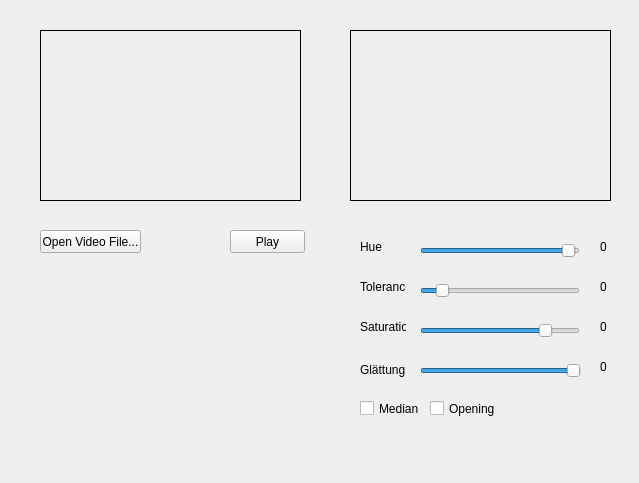
<?xml version="1.0" encoding="UTF-8"?>
<ui version="4.0">
 <class>VideoPlayer</class>
 <widget class="QMainWindow" name="VideoPlayer">
  <property name="geometry">
   <rect>
    <x>0</x>
    <y>0</y>
    <width>639</width>
    <height>483</height>
   </rect>
  </property>
  <property name="windowTitle">
   <string>VideoPlayer</string>
  </property>
  <widget class="QWidget" name="centralWidget">
   <widget class="VideoWidget" name="inputFrame">
    <property name="geometry">
     <rect>
      <x>40</x>
      <y>30</y>
      <width>261</width>
      <height>171</height>
     </rect>
    </property>
    <property name="frameShape">
     <enum>QFrame::Box</enum>
    </property>
    <property name="text">
     <string/>
    </property>
    <property name="scaledContents">
     <bool>false</bool>
    </property>
    <property name="alignment">
     <set>Qt::AlignCenter</set>
    </property>
   </widget>
   <widget class="QPushButton" name="openVideoFileButton">
    <property name="geometry">
     <rect>
      <x>40</x>
      <y>230</y>
      <width>101</width>
      <height>23</height>
     </rect>
    </property>
    <property name="text">
     <string>Open Video File...</string>
    </property>
   </widget>
   <widget class="QPushButton" name="playButton">
    <property name="geometry">
     <rect>
      <x>230</x>
      <y>230</y>
      <width>75</width>
      <height>23</height>
     </rect>
    </property>
    <property name="text">
     <string>Play</string>
    </property>
   </widget>
   <widget class="VideoWidget" name="processedFrame">
    <property name="geometry">
     <rect>
      <x>350</x>
      <y>30</y>
      <width>261</width>
      <height>171</height>
     </rect>
    </property>
    <property name="frameShape">
     <enum>QFrame::Box</enum>
    </property>
    <property name="text">
     <string/>
    </property>
    <property name="alignment">
     <set>Qt::AlignCenter</set>
    </property>
   </widget>
   <widget class="QSlider" name="hueSlider">
    <property name="geometry">
     <rect>
      <x>420</x>
      <y>240</y>
      <width>160</width>
      <height>22</height>
     </rect>
    </property>
    <property name="maximum">
     <number>360</number>
    </property>
    <property name="value">
     <number>350</number>
    </property>
    <property name="orientation">
     <enum>Qt::Horizontal</enum>
    </property>
   </widget>
   <widget class="QLabel" name="label">
    <property name="geometry">
     <rect>
      <x>360</x>
      <y>240</y>
      <width>46</width>
      <height>13</height>
     </rect>
    </property>
    <property name="text">
     <string>Hue</string>
    </property>
   </widget>
   <widget class="QLabel" name="labelHue">
    <property name="geometry">
     <rect>
      <x>600</x>
      <y>240</y>
      <width>46</width>
      <height>13</height>
     </rect>
    </property>
    <property name="text">
     <string>0</string>
    </property>
   </widget>
   <widget class="QLabel" name="labelHueTolerance">
    <property name="geometry">
     <rect>
      <x>600</x>
      <y>280</y>
      <width>46</width>
      <height>13</height>
     </rect>
    </property>
    <property name="text">
     <string>0</string>
    </property>
   </widget>
   <widget class="QSlider" name="hueTolerance">
    <property name="geometry">
     <rect>
      <x>420</x>
      <y>280</y>
      <width>160</width>
      <height>22</height>
     </rect>
    </property>
    <property name="maximum">
     <number>30</number>
    </property>
    <property name="value">
     <number>3</number>
    </property>
    <property name="orientation">
     <enum>Qt::Horizontal</enum>
    </property>
   </widget>
   <widget class="QLabel" name="label_4">
    <property name="geometry">
     <rect>
      <x>360</x>
      <y>280</y>
      <width>46</width>
      <height>13</height>
     </rect>
    </property>
    <property name="text">
     <string>Tolerance</string>
    </property>
   </widget>
   <widget class="QSlider" name="saturationSlider">
    <property name="geometry">
     <rect>
      <x>420</x>
      <y>320</y>
      <width>160</width>
      <height>22</height>
     </rect>
    </property>
    <property name="maximum">
     <number>255</number>
    </property>
    <property name="value">
     <number>207</number>
    </property>
    <property name="orientation">
     <enum>Qt::Horizontal</enum>
    </property>
   </widget>
   <widget class="QLabel" name="label_5">
    <property name="geometry">
     <rect>
      <x>360</x>
      <y>320</y>
      <width>46</width>
      <height>13</height>
     </rect>
    </property>
    <property name="text">
     <string>Saturation</string>
    </property>
   </widget>
   <widget class="QLabel" name="labelSaturation">
    <property name="geometry">
     <rect>
      <x>600</x>
      <y>320</y>
      <width>46</width>
      <height>13</height>
     </rect>
    </property>
    <property name="text">
     <string>0</string>
    </property>
   </widget>
   <widget class="QLabel" name="label_2">
    <property name="geometry">
     <rect>
      <x>360</x>
      <y>360</y>
      <width>51</width>
      <height>20</height>
     </rect>
    </property>
    <property name="text">
     <string>Glättung</string>
    </property>
   </widget>
   <widget class="QSlider" name="lowpassAlpha">
    <property name="geometry">
     <rect>
      <x>420</x>
      <y>360</y>
      <width>161</width>
      <height>22</height>
     </rect>
    </property>
    <property name="maximum">
     <number>100</number>
    </property>
    <property name="value">
     <number>100</number>
    </property>
    <property name="orientation">
     <enum>Qt::Horizontal</enum>
    </property>
   </widget>
   <widget class="QLabel" name="labelAlpha">
    <property name="geometry">
     <rect>
      <x>600</x>
      <y>360</y>
      <width>46</width>
      <height>13</height>
     </rect>
    </property>
    <property name="text">
     <string>0</string>
    </property>
   </widget>
   <widget class="QCheckBox" name="checkBoxMedian">
    <property name="geometry">
     <rect>
      <x>360</x>
      <y>400</y>
      <width>70</width>
      <height>17</height>
     </rect>
    </property>
    <property name="text">
     <string>Median</string>
    </property>
   </widget>
   <widget class="QCheckBox" name="checkBoxOpening">
    <property name="geometry">
     <rect>
      <x>430</x>
      <y>400</y>
      <width>70</width>
      <height>17</height>
     </rect>
    </property>
    <property name="text">
     <string>Opening</string>
    </property>
   </widget>
  </widget>
 </widget>
 <layoutdefault spacing="6" margin="11"/>
 <customwidgets>
  <customwidget>
   <class>VideoWidget</class>
   <extends>QLabel</extends>
   <header>videowidget.h</header>
  </customwidget>
 </customwidgets>
 <resources/>
 <connections>
  <connection>
   <sender>hueSlider</sender>
   <signal>valueChanged(int)</signal>
   <receiver>VideoPlayer</receiver>
   <slot>updateParameters()</slot>
   <hints>
    <hint type="sourcelabel">
     <x>443</x>
     <y>252</y>
    </hint>
    <hint type="destinationlabel">
     <x>191</x>
     <y>386</y>
    </hint>
   </hints>
  </connection>
  <connection>
   <sender>hueTolerance</sender>
   <signal>valueChanged(int)</signal>
   <receiver>VideoPlayer</receiver>
   <slot>updateParameters()</slot>
   <hints>
    <hint type="sourcelabel">
     <x>494</x>
     <y>296</y>
    </hint>
    <hint type="destinationlabel">
     <x>274</x>
     <y>409</y>
    </hint>
   </hints>
  </connection>
  <connection>
   <sender>hueTolerance</sender>
   <signal>valueChanged(int)</signal>
   <receiver>VideoPlayer</receiver>
   <slot>updateParameters()</slot>
   <hints>
    <hint type="sourcelabel">
     <x>468</x>
     <y>291</y>
    </hint>
    <hint type="destinationlabel">
     <x>199</x>
     <y>339</y>
    </hint>
   </hints>
  </connection>
  <connection>
   <sender>saturationSlider</sender>
   <signal>valueChanged(int)</signal>
   <receiver>VideoPlayer</receiver>
   <slot>updateParameters()</slot>
   <hints>
    <hint type="sourcelabel">
     <x>481</x>
     <y>333</y>
    </hint>
    <hint type="destinationlabel">
     <x>210</x>
     <y>310</y>
    </hint>
   </hints>
  </connection>
  <connection>
   <sender>lowpassAlpha</sender>
   <signal>valueChanged(int)</signal>
   <receiver>VideoPlayer</receiver>
   <slot>updateParameters()</slot>
   <hints>
    <hint type="sourcelabel">
     <x>507</x>
     <y>370</y>
    </hint>
    <hint type="destinationlabel">
     <x>96</x>
     <y>451</y>
    </hint>
   </hints>
  </connection>
  <connection>
   <sender>checkBoxMedian</sender>
   <signal>toggled(bool)</signal>
   <receiver>VideoPlayer</receiver>
   <slot>updateParameters()</slot>
   <hints>
    <hint type="sourcelabel">
     <x>367</x>
     <y>410</y>
    </hint>
    <hint type="destinationlabel">
     <x>310</x>
     <y>443</y>
    </hint>
   </hints>
  </connection>
  <connection>
   <sender>checkBoxOpening</sender>
   <signal>toggled(bool)</signal>
   <receiver>VideoPlayer</receiver>
   <slot>updateParameters()</slot>
   <hints>
    <hint type="sourcelabel">
     <x>436</x>
     <y>411</y>
    </hint>
    <hint type="destinationlabel">
     <x>413</x>
     <y>439</y>
    </hint>
   </hints>
  </connection>
 </connections>
 <slots>
  <slot>updateParameters()</slot>
 </slots>
</ui>
